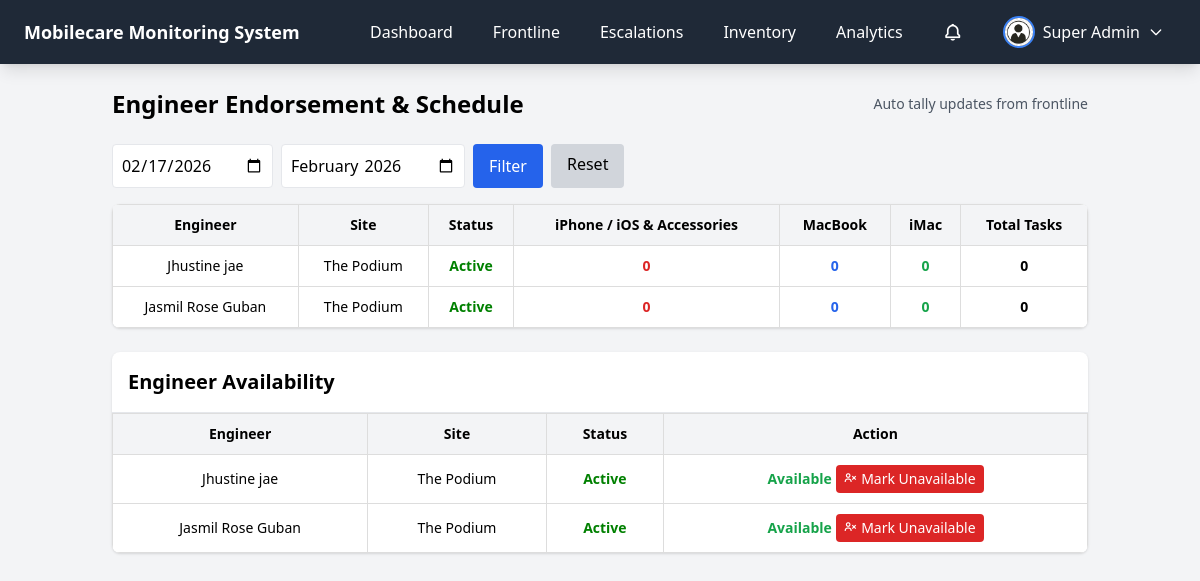
The app's page /modules/endorsement.php (signed in), older data.
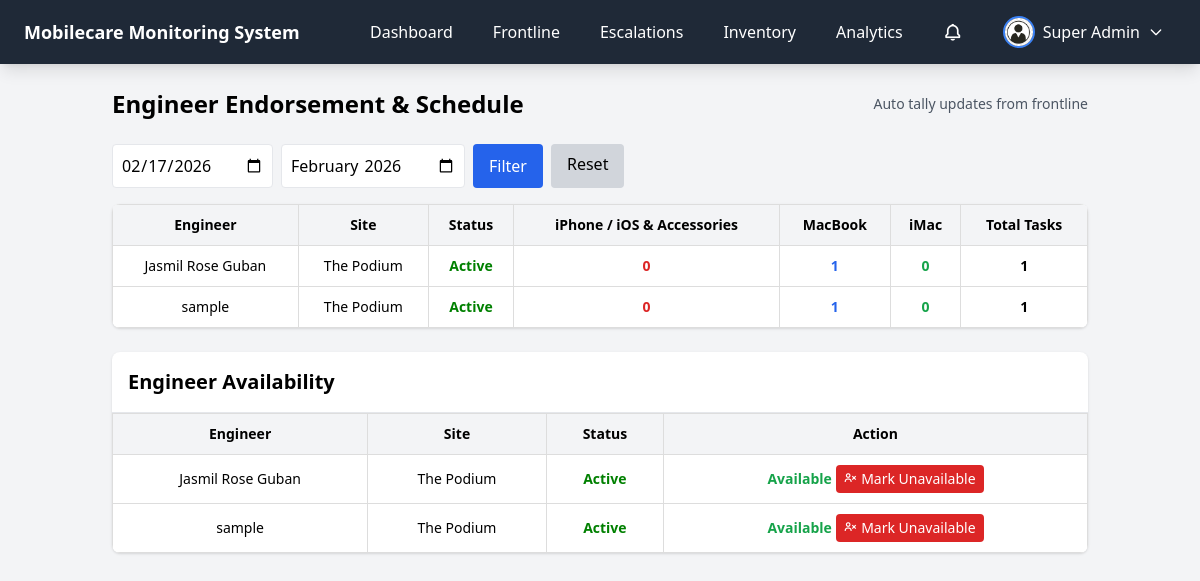
The same page, newer data.
### tables this page shows
CREATE TABLE `users` (
  `id` int(11) NOT NULL,
  `name` varchar(100) DEFAULT NULL,
  `email` varchar(100) DEFAULT NULL,
  `password` varchar(255) DEFAULT NULL,
  `role` enum('super_admin','admin','user') DEFAULT 'user',
  `status` enum('active','inactive') DEFAULT 'active',
  `created_at` timestamp NOT NULL DEFAULT current_timestamp(),
  `site` varchar(100) NOT NULL DEFAULT 'Marikina',
  `position` varchar(50) DEFAULT 'Engineer',
  `profile_image` varchar(255) DEFAULT NULL
);

### modules/endorsement.php (the view, shortened to what the changed rows need)
<?php
require '../config/database.php';
function e($value){
    return htmlspecialchars($value ?? '', ENT_QUOTES, 'UTF-8');
}
$user_id = $_SESSION['user_id'];
$role = $_SESSION['role'];
$filter_day = $_GET['day'] ?? date('Y-m-d');
$filter_month = $_GET['month'] ?? date('Y-m');
if($role !== 'super_admin') {
    $stmt = $conn->prepare("SELECT site FROM users WHERE id=?");
    $stmt->bind_param("i", $user_id);
    $stmt->execute();
    $siteData = $stmt->get_result()->fetch_assoc();
    $siteFilter = $siteData['site'] ?? '';
} else {
    $siteFilter = null;
}
$categoryMap = [
    'iPhone' => ["IPHONE","IPAD","IPOD","IPHONE ACCS","IPAD ACCS","IPOD ACCS","BEATS","WATCH","WATCH ACCS","APPLE ID","ITUNES","ICLOUD","BACKUP"],
    'MacBook' => ["PORTABLE"],
    'iMac' => ["DESKTOP","MAC ACCS","SHUFFLE"]
];
if($role === 'super_admin') {
    $engQuery = $conn->query("SELECT id, name, site, status, position FROM users WHERE role='user' AND position='Engineer'");
} else {
    $stmt = $conn->prepare("SELECT id, name, site, status, position FROM users WHERE role='user' AND position='Engineer' AND site=?");
    $stmt->bind_param("s", $siteFilter);
    $stmt->execute();
    $engQuery = $stmt->get_result();
}
$engineers = [];
while($row = $engQuery->fetch_assoc()){
    $engineers[$row['id']] = [
        'name'=>$row['name'],
        'site'=>$row['site'],
        'status'=>$row['status'],
        'iPhone'=>0,
        'MacBook'=>0,
        'iMac'=>0
    ];
}
$dateCondition = "";
$params = [];
if($filter_day){
    $dateCondition = "AND created_at >= ? AND created_at < DATE_ADD(?, INTERVAL 1 DAY)";
    $params[] = $filter_day;
    $params[] = $filter_day;
} elseif($filter_month){
    $dateCondition = "AND DATE_FORMAT(created_at,'%Y-%m') = ?";
    $params[] = $filter_month;
}
$siteSQL = '';
$frQueryStr = "SELECT engineer, product FROM frontline WHERE type IN ('RECEIVED (APPOINTMENT)','RECEIVED (WALK-IN)') AND engineer IS NOT NULL $dateCondition $siteSQL";
$stmt = $conn->prepare($frQueryStr);
if(!empty($params)){
    $typesStr = str_repeat("s", count($params));
    $stmt->bind_param($typesStr, ...$params);
}
$stmt->execute();
$frResult = $stmt->get_result();
while($row = $frResult->fetch_assoc()){
    foreach($engineers as $id => $eng){
        if($eng['name'] === $row['engineer']){
            $product = $row['product'];
            foreach($categoryMap as $cat => $products){
                if(in_array($product, $products)){
                    $engineers[$id][$cat]++;
                    break;
                }
            }
            break;
        }
    }
}
?>
<!DOCTYPE html>
<html lang="en">
<head>
<script src="https://cdn.tailwindcss.com"></script>
<link href='https://unpkg.com/boxicons@2.1.4/css/boxicons.min.css' rel='stylesheet'>
</head>
<body class="bg-gray-100 min-h-screen">
<div class="container mx-auto p-6">
    <div class="flex justify-between items-center mb-6">
        <h1 class="text-2xl font-bold">Engineer Endorsement & Schedule</h1>
    </div>
    <div class="bg-white shadow rounded-lg overflow-x-auto mb-6">
        <table class="w-full text-sm">
            <thead>
                <tr>
                    <th>Engineer</th>
                    <th>Site</th>
                    <th>Status</th>
                    <th>iPhone / iOS & Accessories</th>
                    <th>MacBook</th>
                    <th>iMac</th>
                    <th>Total Tasks</th>
                </tr>
            </thead>
            <tbody>
            <?php foreach($engineers as $id => $eng):
                $total = $eng['iPhone'] + $eng['MacBook'] + $eng['iMac'];
                $statusClass = ($eng['status']==='active') ? 'status-active' : 'status-inactive';
            ?>
                <tr class="hover:bg-gray-50">
                    <td><?= e($eng['name']) ?></td>
                    <td><?= e($eng['site']) ?></td>
                    <td class="<?= $statusClass ?>"><?= ucfirst(e($eng['status'])) ?></td>
                    <td class="text-red-600 font-bold"><?= $eng['iPhone'] ?></td>
                    <td class="text-blue-600 font-bold"><?= $eng['MacBook'] ?></td>
                    <td class="text-green-600 font-bold"><?= $eng['iMac'] ?></td>
                    <td class="font-semibold"><?= $total ?></td>
                </tr>
            <?php endforeach; ?>
            </tbody>
        </table>
    </div>
    <div class="bg-white shadow rounded-lg overflow-x-auto mb-6">
        <h2 class="text-xl font-semibold p-4 border-b">Engineer Availability</h2>
        <table class="w-full text-sm">
            <thead class="bg-gray-200">
                <tr>
                    <th>Engineer</th>
                    <th>Site</th>
                    <th>Status</th>
                    <th>Action</th>
                </tr>
            </thead>
            <tbody>
            <?php foreach($engineers as $id => $eng): ?>
                <tr class="hover:bg-gray-50">
                    <td><?= e($eng['name']) ?></td>
                    <td><?= e($eng['site']) ?></td>
                    <td class="<?= ($eng['status']==='active') ? 'status-active' : 'status-inactive' ?>"><?= ucfirst(e($eng['status'])) ?></td>
                    <td>
                        <?php if($eng['status']==='active'): ?>
                            <span class="text-green-600 font-semibold">Available</span>
                            <button class="btn bg-red-600 text-white hover:bg-red-700 status-btn"
                                    data-id="<?= $id ?>" data-status="inactive">
                                <i class='bx bx-user-x'></i> Mark Unavailable
                            </button>
                        <?php endif; ?>
                    </td>
                </tr>
            <?php endforeach; ?>
            </tbody>
        </table>
    </div>
</div>
</body>
</html>

Row changes from the older to the newer data that the page shows:
no longer on this page (row edited): users: name "Jhustine jae", site "The Podium", status "Active", iPhone "0", MacBook "0", iMac "0", total "0"
computed for users "Jasmil Rose Guban": MacBook "0" → "1"; total "0" → "1"
added users: name "sample", site "The Podium", status "Active", iPhone "0", MacBook "1", iMac "0", total "1"
